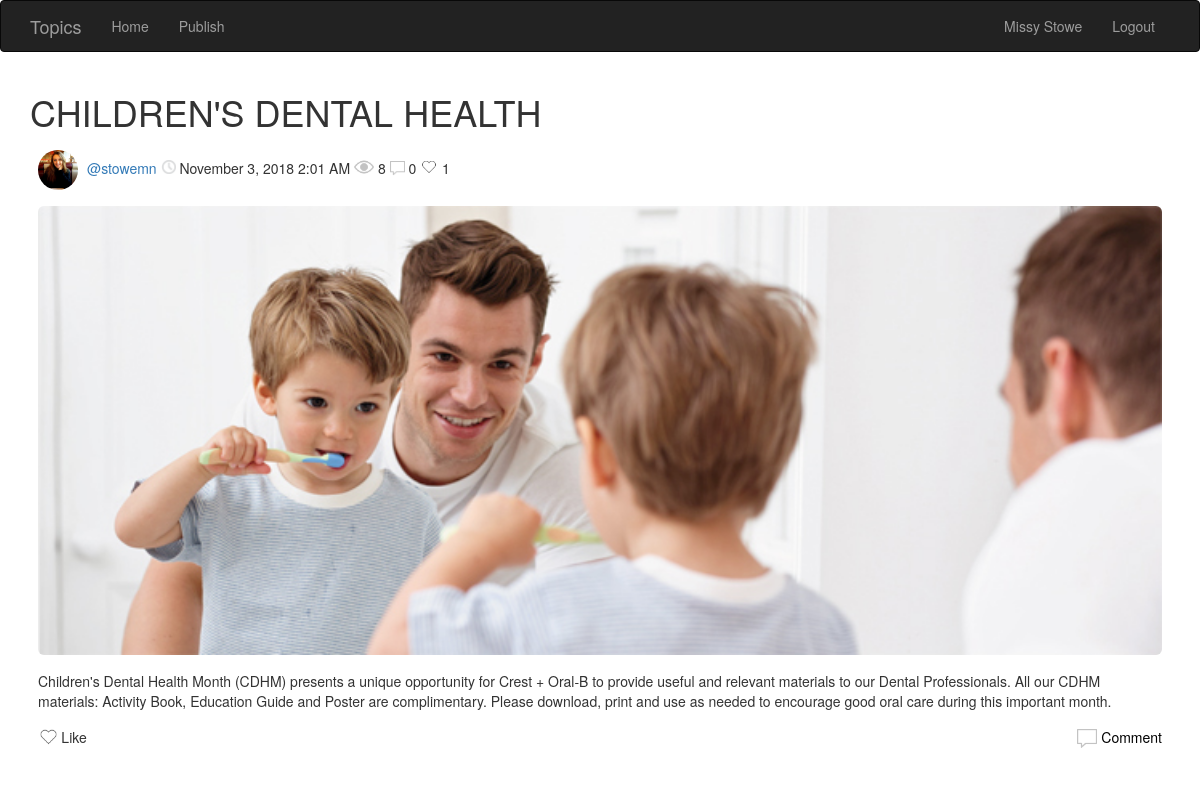
/post/13 (signed in), run on an earlier commit of the app's database.
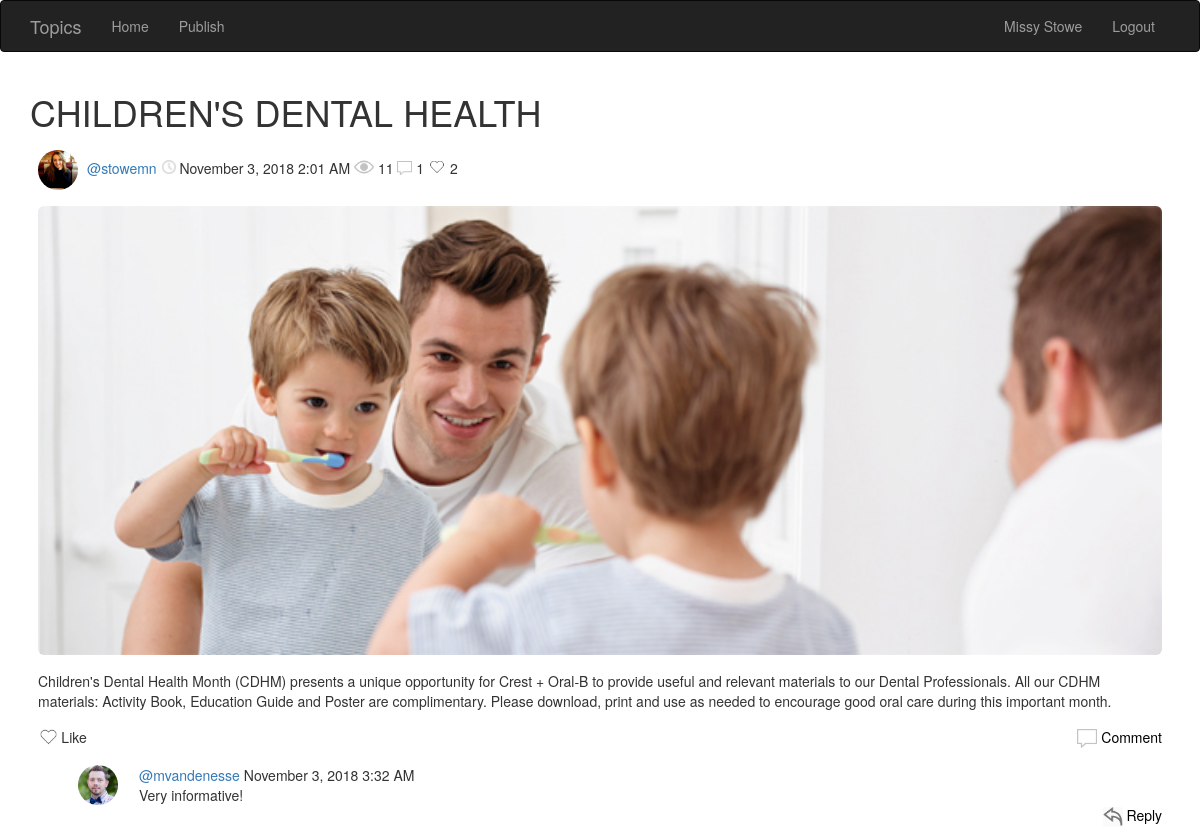
And on a later commit of the database.
### app/models.py (models this page shows, shortened)
class Post(db.Model):
    id = db.Column(db.Integer, primary_key=True)
    title = db.Column(db.String(500))
    summary = db.Column(db.String(5000))
    body = db.Column(db.String(50000))
    timestamp = db.Column(db.DateTime, index=True, default=datetime.utcnow)
    user_id = db.Column(db.Integer, db.ForeignKey('user.id'))
    comments = db.relationship('Comment', backref='post', lazy='dynamic')
    replies = db.relationship('Reply', backref='post', lazy='dynamic')
    number_of_comments = db.Column(db.Integer)
    likes = db.Column(db.Integer)
    tags = db.Column(db.String(500))
    image_path = db.Column(db.String(5000))
    liked_by = db.relationship('Like', backref='post', lazy='dynamic')
    views = db.Column(db.Integer)
    def increment_views(self):
        views = self.views
        if views != None:
            views = views + 1
        else:
            views = 1
        self.views = views

class Comment(db.Model):
    id = db.Column(db.Integer, primary_key=True)
    body = db.Column(db.String(140))
    timestamp = db.Column(db.DateTime, index=True, default=datetime.utcnow)
    user_id = db.Column(db.Integer, db.ForeignKey('user.id'))
    post_id = db.Column(db.Integer, db.ForeignKey('post.id'))
    replies = db.relationship('Reply', backref='comment', lazy='dynamic')

class User(UserMixin, db.Model):
    id = db.Column(db.Integer, primary_key=True)
    username = db.Column(db.String(64), index=True, unique=True)
    email = db.Column(db.String(120), index=True, unique=True)
    password_hash = db.Column(db.String(128))
    posts = db.relationship('Post', backref='author', lazy='dynamic')
    comments = db.relationship('Comment', backref='author', lazy='dynamic')
    replies = db.relationship('Reply', backref='author', lazy='dynamic')
    about_me = db.Column(db.String(140))
    last_seen = db.Column(db.DateTime, default=datetime.utcnow)
    number_of_posts = db.Column(db.Integer)
    image_path = db.Column(db.String(5000))
    first_name = db.Column(db.String(120))
    last_name = db.Column(db.String(120))
    full_name = db.Column(db.String(240))
    likes = db.relationship('Like', backref='author', lazy='dynamic')
    followed = db.relationship(
        'User',
        secondary=followers,
        primaryjoin=(followers.c.follower_id == id),
        secondaryjoin=(followers.c.followed_id == id),
        backref=db.backref('followers', lazy='dynamic'),
        lazy='dynamic')

### app/routes.py (the view, shortened to what this page needs)
@app.route('/post/<id>', methods=['GET', 'POST'])
@login_required
def post(id):
    post = Post.query.filter_by(id=id).first()
    post.increment_views()
    db.session.commit()
    likeForm = LikeForm()
    commentForm = CommentForm()
    replyForm = ReplyForm()
    return render_template(
        "post.html",
        title='Post',
        post=post,
        likeForm=likeForm,
        commentForm=commentForm,
        replyForm=replyForm)

### app/forms.py
class LikeForm(FlaskForm):
    like = SubmitField('      Like')

class CommentForm(FlaskForm):
    comment = TextAreaField(
        '', validators=[DataRequired(),
                        Length(min=1, max=50000)])
    submit = SubmitField('Comment')

### app/models.py (called while the page is built)
@login.user_loader
def load_user(id):
    return User.query.get(int(id))

### app/routes.py (called while the page is built)
@app.before_request
def before_request():
    if current_user.is_authenticated:
        current_user.last_seen = datetime.utcnow()
        db.session.commit()

### app/templates/post.html (shortened to what this page needs)
{% extends "base.html" %} {% import 'bootstrap/wtf.html' as wtf %} {% block app_content %}
<div class=content>
    <table class="table">
        <h1>
            {{post.title}}
        </h1>
        <tr>
            <td>
                <a href="{{ url_for('user', username=post.author.username) }}">
                    {% if post.author.image_path %}
                    <img width="30px" src={{post.author.image_path}} class="img-circle profileImage"> {% else %}
                    <img src="{{post.author.avatar(30) }}" class="img-circle profileImage"> {% endif %}
                </a>
                <a href="{{ url_for('user', username=post.author.username) }}">
                    @{{ post.author.username }}</a>
                <img width="15px" class="statImages" src="/static/images/clock.png"> {{moment(post.timestamp).format('LLL') }}
                <img width="20px" class="statImages" src="/static/images/views.png"> {{post.views}}
                <img width="15px" style="margin-bottom:2px" src="/static/images/comment.png"> {{post.number_of_comments}}
                <img width="18px" class="statImages" src="/static/images/heart3.png"> {{post.likes}}</td>
        </tr>
        <tr>
            {% if post.image_path %}
            <td>
                <img src={{post.image_path}} class="img-rounded postImages">
            </td>
        </tr>
        {% endif %}
        <tr>
            <td>
                <body.lead>
                    {{ post.body }}
                </body.lead>
            </td>
        </tr>
        <tr>
            <td>
                <span id="likePost" class="replyClick">
                    <form action="" method="post" novalidate>
                        {{ likeForm.csrf_token() }} {% if not post.liked_by.filter_by(user_id=current_user.id).first() %} {{likeForm.like(class_="unlikeButton")}}
                        {% else %} {{likeForm.like(class_="likeButton")}}{% endif %}
                    </form>
                </span>
                <span class="commentClick removeUnderline">
                    <a class="blackLink removeUnderline" href="#addComment" onclick="toggle_visibility('addComment');">
                        <img width="20px" src="/static/images/comment.png"> Comment
                    </a>
                </span>
            </td>
        </tr>
        <tr>
            {% for comment in post.comments %} {% include '_comment.html' %} {% endfor %}
        </tr>
        <td>
        </td>
    </table>
</div>
{% endblock %}

### app/templates/_comment.html (shortened to what this page needs)
<table id="{{comment.id}}" class="table ">
    <tr>
        <td width="10px">
            <a class="comments removeUnderline" href="{{ url_for('user', username=comment.author.username) }}">
                {% if comment.author.image_path %}
                <img width="30px" src={{comment.author.image_path}} class="img-circle profileImage"> {% else %}
                <img src="{{comment.author.avatar(30) }}" class="img-circle profileImage"> {% endif %}
            </a>
        </td>
        <td>
            <table class="innerTable">
                <tr>
                    <td>
                        <a class="removeUnderline" href="{{ url_for('user', username=comment.author.username) }}">
                            @{{ comment.author.username }}
                        </a>
                        {{moment(comment.timestamp).format('LLL') }}
                    </td>
                </tr>
                <tr>
                    <td>{{ comment.body }}</td>
                </tr>
                <tr>
                    <td align="right">
                        <a class="replyFormAppear blackLink removeUnderline" href="#{{comment.id}}" onclick="toggle_visibility('reply{{comment.id}}');">
                            <img width="20px" src="/static/images/reply2.jpg"> Reply
                        </a>
                    </td>
                </tr>
            </table>
        </td>
    </tr>
</table>

What changed in the data, as far as the page shows it:
changed Post "CHILDREN'S DENTAL HEALTH": views "8" → "11"; number_of_comments "0" → "1"; likes "1" → "2"
added Comment: author.image_path (picture), author.username "mvandenesse", timestamp "November 3, 2018 3:32 AM", body "Very informative!"
